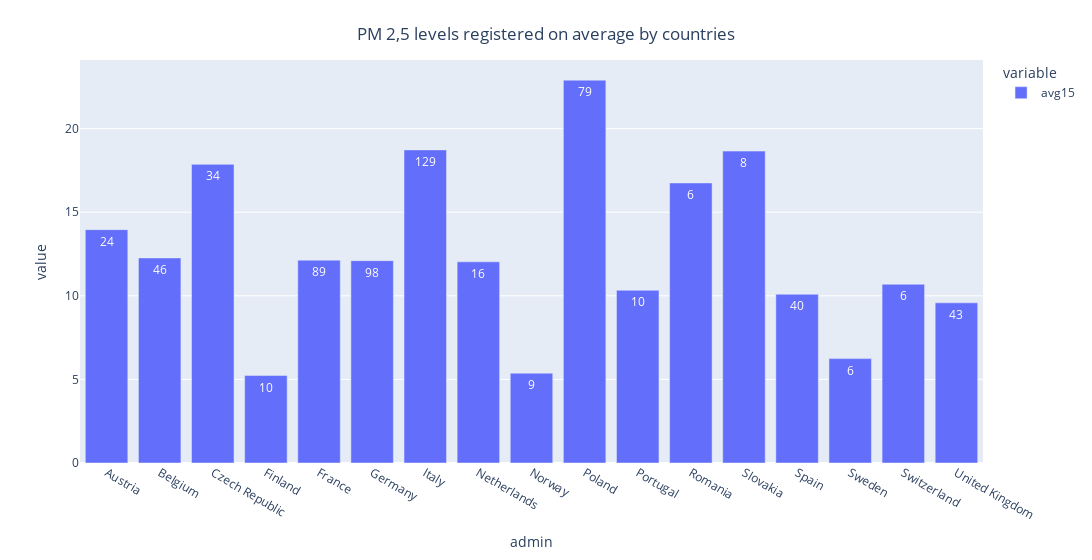

Notebook source saved alongside this figure:
### Code cell
fig1 = px.bar(countries_over_5_df.groupby("admin")["avg15"].mean(),  text=countries_over_5_df.groupby("admin").size(),width=1300)
fig1.update_layout(
    title={
        'text': "PM 2,5 levels registered on average by countries",
        'y':0.95,
        'x':0.5,
        'xanchor': 'center',
        'yanchor': 'top'})
fig1.show()

### Figure 1 — Plotly figure (JSON) as saved in the notebook; plotly's stock layout.template omitted (floating-point values rounded to 4 significant figures)
{"data": [{"alignmentgroup": "True", "hovertemplate": "variable=avg15<br>admin=%{x}<br>value=%{y}<br>text=%{text}<extra></extra>", "legendgroup": "avg15", "marker": {"color": "#636efa"}, "name": "avg15", "offsetgroup": "avg15", "orientation": "v", "showlegend": true, "text": [24, 46, 34, 10, 89, 98, 129, 16, 9, 79, 10, 6, 8, 40, 6, 6, 43], "textposition": "auto", "type": "bar", "x": ["Austria", "Belgium", "Czech Republic", "Finland", "France", "Germany", "Italy", "Netherlands", "Norway", "Poland", "Portugal", "Romania", "Slovakia", "Spain", "Sweden", "Switzerland", "United Kingdom"], "xaxis": "x", "y": [13.96, 12.27, 17.86, 5.23, 12.13, 12.1, 18.73, 12.03, 5.376, 22.9, 10.33, 16.75, 18.66, 10.09, 6.244, 10.69, 9.58], "yaxis": "y"}], "layout": {"barmode": "relative", "legend": {"title": {"text": "variable"}, "tracegroupgap": 0}, "margin": {"t": 60}, "title": {"text": "PM 2,5 levels registered on average by countries", "x": 0.5, "xanchor": "center", "y": 0.95, "yanchor": "top"}, "width": 1300, "xaxis": {"anchor": "y", "domain": [0, 1], "title": {"text": "admin"}}, "yaxis": {"anchor": "x", "domain": [0, 1], "title": {"text": "value"}}}}
